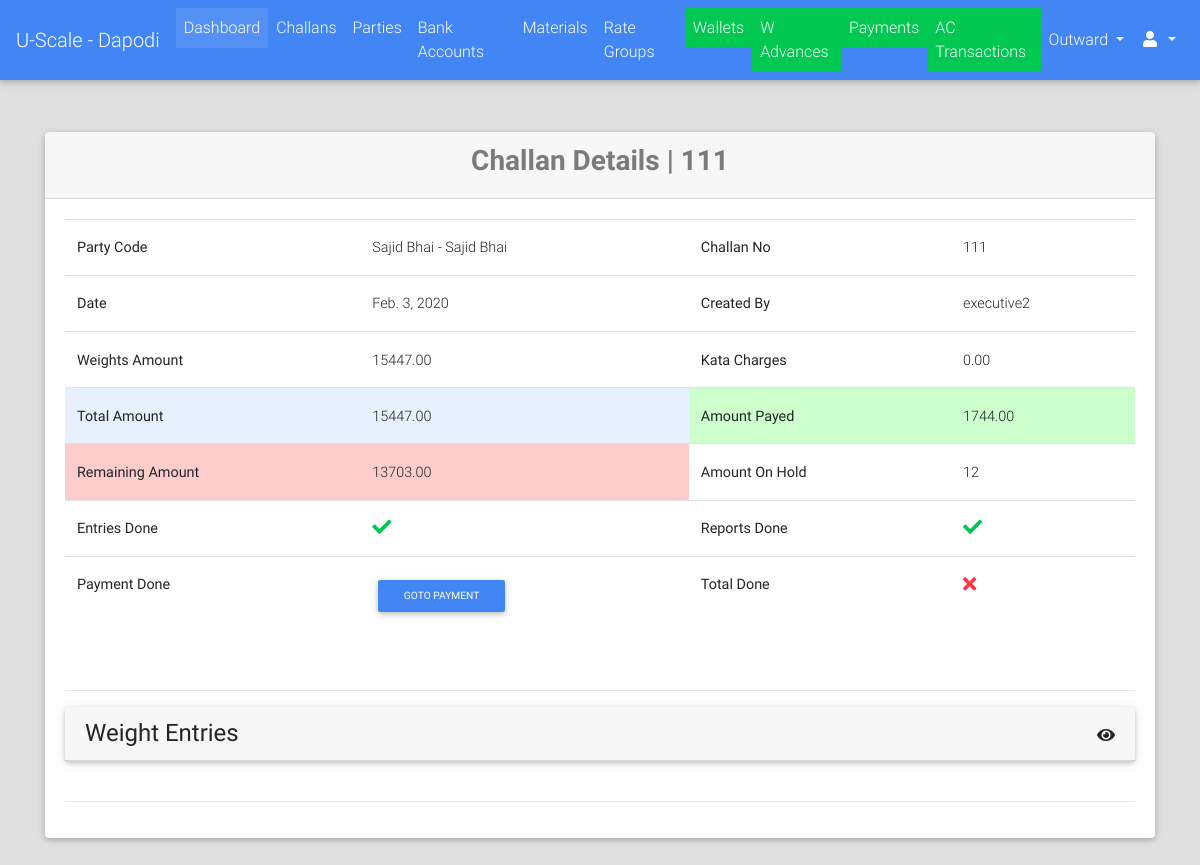
The page /challans/detail/111/ (signed in) on the database its author committed.
### challans/models.py (models this page shows, shortened)
class Challan(models.Model):
    STATUS_CHOICES = (("PN", "Pending"), ("DN", "Done"))
    created_by = models.ForeignKey(User, on_delete=models.PROTECT)
    party = models.ForeignKey("parties.Party", on_delete=models.CASCADE)
    challan_no = models.PositiveIntegerField(unique=True
                                             )
    vehicle_details = models.CharField(max_length=128, blank=True, null=True)
    weights_amount = models.DecimalField(max_digits=9, decimal_places=2, default=decimal.Decimal(0.00))
    extra_charges = models.DecimalField(verbose_name="Kata Charges", max_digits=9, decimal_places=2,
                                        default=decimal.Decimal(0.00), validators=[MinValueValidator(limit_value=0), MaxValueValidator(limit_value=100)])
    round_amount = models.DecimalField(max_digits=4, decimal_places=2, default=decimal.Decimal(0.00), validators=[MinValueValidator(limit_value=-10), MaxValueValidator(limit_value=10)])
    total_amount = models.DecimalField(max_digits=9, decimal_places=2, default=decimal.Decimal(0.00), validators=[MinValueValidator(limit_value=0)])
    image = models.ImageField(upload_to="payments/", blank=True, null=True)
    extra_info = models.TextField(blank=True)
    created_on = models.DateField(verbose_name="Challan Date")
    updated_on = models.DateTimeField(auto_now=True)
    is_entries_done = models.BooleanField(default=False)
    is_reports_done = models.BooleanField(default=False)
    is_rates_assigned = models.BooleanField(default=False)
    is_payed = models.BooleanField(default=False)
    status = models.CharField(max_length=2, choices=STATUS_CHOICES, default="PN")
    @property
    def calculate_weights_amount(self):
        if self.weight_set.exists():
            return decimal.Decimal(math.ceil(self.weight_set.aggregate(amount=Sum("amount"))['amount']))
        else:
            return decimal.Decimal(0.00)
    @property
    def get_payment_add_url(self):
        return reverse_lazy("payments:add", kwargs={"challan_no": self.challan_no})
    @property
    def calculate_total_amount(self):
        return self.weights_amount - self.extra_charges + self.round_amount

### parties/models.py (models this page shows, shortened)
class Party(models.Model):
    RATE_TYPE_CHOICES = (("GR", "Group Rate"), ("IR", "Individual Rate"))
    rate_type = models.CharField(max_length=2, choices=RATE_TYPE_CHOICES)
    rate_group = models.ForeignKey("rates.RateGroup", on_delete=models.PROTECT, blank=True, null=True)
    name = models.CharField(max_length=128)
    party_code = models.CharField(max_length=32, blank=True)
    address = models.TextField(blank=True)
    phone = models.CharField(max_length=13)
    whatsapp = models.CharField(max_length=13, blank=True)
    email = models.EmailField(blank=True, null=True)
    extra_info = models.TextField(blank=True)
    is_wallet_party = models.BooleanField(default=False)
    is_active = models.BooleanField(default=True)
    class Meta:
        verbose_name = "Party"
        verbose_name_plural = "Parties"
    @property
    def get_display_text(self):
        return self.name

### payments/models.py (models this page shows, shortened)
class Payment(models.Model):
    PAYMENT_MODE_CHOICES = (("DP", "Direct Payment"), ("AL", "Account Less"))
    PAYMENT_STATUS_CHOICES = (("PN", "Pending"), ("DN", "Done"))
    challan = models.OneToOneField("challans.Challan", on_delete=models.CASCADE)
    payment_mode = models.CharField(max_length=2, choices=PAYMENT_MODE_CHOICES, blank=True, null=True)
    status = models.CharField(max_length=2, choices=PAYMENT_STATUS_CHOICES, default="PN")
    payed_amount = models.DecimalField(max_digits=9, decimal_places=2, default=0.00)
    amount = models.DecimalField(max_digits=9, decimal_places=2, null=True, blank=True)
    image = models.ImageField(upload_to="payments/", blank=True, null=True)
    extra_info = models.TextField(blank=True)
    @property
    def calculate_payed_amount_pending(self):
        return sum([self.get_ac_tr_amount_pending, ])
    @property
    def get_remaining_amount(self):
        return self.amount - self.payed_amount
    @property
    def get_ac_tr_amount_pending(self):
        return self.accounttransaction_set.filter(status="PN").aggregate(total=Sum("amount"))["total"] or Decimal(0.00)

### challans/views.py (the view)
# urls.py: url(r'^detail/(?P<challan_no>[0-9a-zA-Z-]+)/$', views.ChallanDetailView.as_view(), name="detail"),
class ChallanDetailView(LoginRequiredMixin, DetailView):
    model = Challan
    slug_url_kwarg = "challan_no"
    slug_field = "challan_no"
    context_object_name = "challan"
    template_name = "challans/detail.html"
    def get_object(self, queryset=None):
        challan = super().get_object()
        challan.save()
        return challan

### challans/models.py (called while the page is built)
def check_status(sender, instance, *args, **kwargs):
    all_done = all([instance.is_entries_done, instance.is_payed, instance.is_reports_done])
    if all_done and instance.status == "PN":
        instance.status = "DN"
        instance.save()
    if not all_done and instance.status == "DN":
        instance.status = "PN"
        instance.save()

def check_reports_done(sender, instance, *agrs, **kwargs):
    if instance.weight_set.filter(status="PN").exists() and instance.is_reports_done:
        instance.is_reports_done = False
        instance.save()
    elif not instance.weight_set.filter(status="PN").exists() and not instance.is_reports_done:
        instance.is_reports_done = True
        instance.save()

def check_is_payed(sender, instance, *agrs, **kwargs):
    if hasattr(instance, "payment"):
        if instance.payment.amount != instance.total_amount:
            instance.payment.amount = instance.total_amount
            instance.save()
        if instance.payment.status == "DN" and not instance.is_payed:
            instance.is_payed = True
            instance.save()
        elif instance.payment.status == "PN" and instance.is_payed:
            instance.is_payed = False
            instance.save()

def assign_weights_amount(sender, instance, *args, **kwargs):
    weights_amount = instance.calculate_weights_amount
    if instance.weights_amount != weights_amount:
        instance.weights_amount = weights_amount
        instance.save()

def assign_total_amount(sender, instance, *args, **kwargs):
    total_amount = instance.calculate_total_amount
    if instance.total_amount != total_amount:
        instance.total_amount = total_amount
        instance.save()

def assign_challan_no(sender, instance, *args, **kwargs):
    if not instance.challan_no:
        """temporary for testing"""
        challan_no = challan_no_generator(instance)
        if instance.challan_no != challan_no:
            instance.challan_no = challan_no
            instance.save()

### materials/models.py (called while the page is built)
    @property
    def get_display_text(self):
        return self.name

### portal/templatetags/constant_tags.py (called while the page is built)
@register.simple_tag
def get_branch_name():
    return settings.BRANCH_NAME

### portal/templates/challans/detail.html (shortened to what this page needs)
{% extends "portal/base.html" %}
{% load crispy_forms_tags %}
{% block content %}
    <br><br>
    <div class="container">
        <div class="card">
            <div class="card-header">
                <h3 class="text-black-50 font-weight-bold text-center">Challan Details | {{ challan.challan_no   }}</h3>
            </div>
            <div class="card-body">
                <table class="table">
                    <tbody>
                        <tr>
                            <th>Party Code</th>
                            <td>{{ challan.party.name }} - {{ challan.party.get_display_text }}</td>
                            <th>Challan No</th>
                            <td>{{ challan.challan_no }}</td>
                        </tr>
                        <tr>
                            <th>Date</th>
                            <td>{{ challan.created_on }}</td>
                            <th>Created By</th>
                            <td>{{ challan.created_by }}</td>
                        </tr>
                        <tr>
                            <th>Weights Amount</th>
                            <td>{{ challan.weights_amount }}</td>
                            <th>Kata Charges</th>
                            <td>{{ challan.extra_charges }}</td>
                        </tr>
                        <tr>
                            <th class="bg-info-us">Total Amount</th>
                            <td class="bg-info-us">{{ challan.total_amount }}</td>
                            <th class="bg-success-us">Amount Payed</th>
                            <td class="bg-success-us">{{ challan.payment.payed_amount }}</td>
                        </tr>
                        <tr>
                            <th class="bg-danger-us">Remaining Amount</th>
                            <td class="bg-danger-us">{{ challan.payment.get_remaining_amount }}</td>
                            <th>Amount On Hold</th>
                            <td>{{ challan.payment.calculate_payed_amount_pending }}</td>
                        </tr>
                        <tr>
                            <th>Entries Done</th>
                            <td>
                                {% if challan.is_entries_done %}
                                    <i class="fa fa-lg text-success fa-check"></i>
                                {% else %}
                                    <a href="{{ challan.get_entries_url }}"><button class="btn btn-primary btn-sm">Goto Entries</button></a>
                                {% endif %}
                            </td>
                            <th>Reports Done</th>
                            <td>
                                {% if challan.is_reports_done %}
                                    <i class="fa fa-lg text-success fa-check"></i>
                                {% else %}
                                    <a href="{{ challan.get_assign_reports_url }}"><button class="btn btn-primary btn-sm">Goto Reports</button></a>
                                {% endif %}
                            </td>
                        </tr>
                        <tr>
                            <th>Payment Done</th>
                            <td>
                                {% if challan.is_payed %}
                                    <i class="fa fa-lg text-success fa-check"></i>
                                {% else %}
                                    {% if challan.is_entries_done %}
                                        {% if challan.is_rates_assigned %}
                                            <a href="{{ challan.get_payment_add_url }}"><button class="btn btn-primary btn-sm">Goto Payment</button></a>
                                        {% else %}
                                            <a href="{{ challan.get_assign_rates_url }}"><button class="btn btn-primary btn-sm">Goto Rates</button></a>
                                        {% endif %}
                                    {% else %}
                                        Complete Entries First
                                    {% endif %}
                                {% endif %}
                            </td>
                            <th>Total Done</th>
                            <td>
                                {% if challan.status == "DN" %}
                                    <i class="fa fa-lg text-success fa-check"></i>
                                {% else %}
                                    <i class="fa fa-lg text-danger fa-times"></i>
                                {% endif %}
                            </td>
                        </tr>
                    </tbody>
                </table>
                <br><hr>
                {% if challan.weight_set.exists %}
                    <div>
                        <div class="card">
                            <div class="card-header">
                                <div class="row">
                                    <div class="col-lg-6">
                                        <h4 class="float-left m-auto">Weight Entries</h4>
                                    </div>
                                    <div class="col-lg-6">
                                        <i class="fa fa-eye mt-2 float-right" id="entries_toggle"></i>
                                    </div>
                                </div>
                            </div>
                        </div>
                    <br>
                    <hr>
                    </div>
                {% endif %}
            </div>
        </div>
    </div>
{% endblock %}

### portal/static/css/style.css (style rules this page uses)
.bg-info-us { background-color: #e6f0ff!important; }
.bg-success-us { background-color: #ccffcc!important; }
.bg-danger-us { background-color: #ffcccc!important; }

### rows shown on the page
Challan: challan_no "111", party.name "Sajid Bhai", party.get_display_text "Sajid Bhai", created_on "Feb. 3, 2020", created_by "executive2", weights_amount "15447.00", extra_charges "0.00", total_amount "15447.00", payment.payed_amount "1744.00", payment.get_remaining_amount "13703.00", payment.calculate_payed_amount_pending "12"
